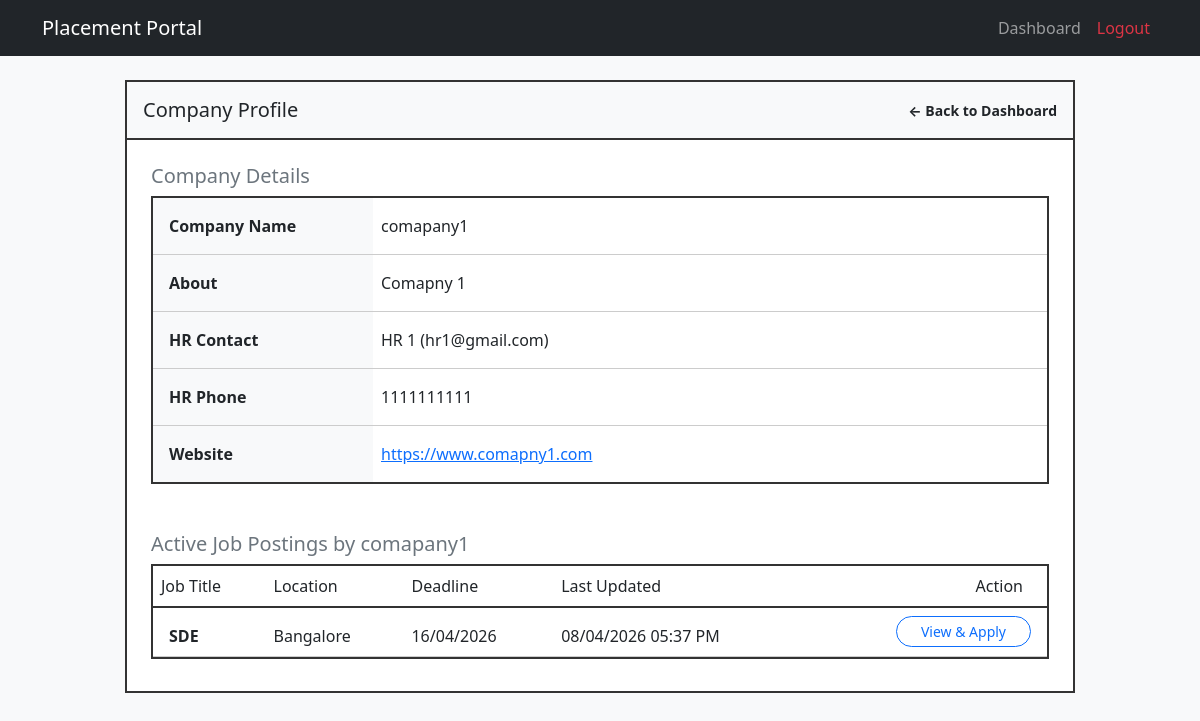
Before: /student/company/1 (signed in) with the older database file.
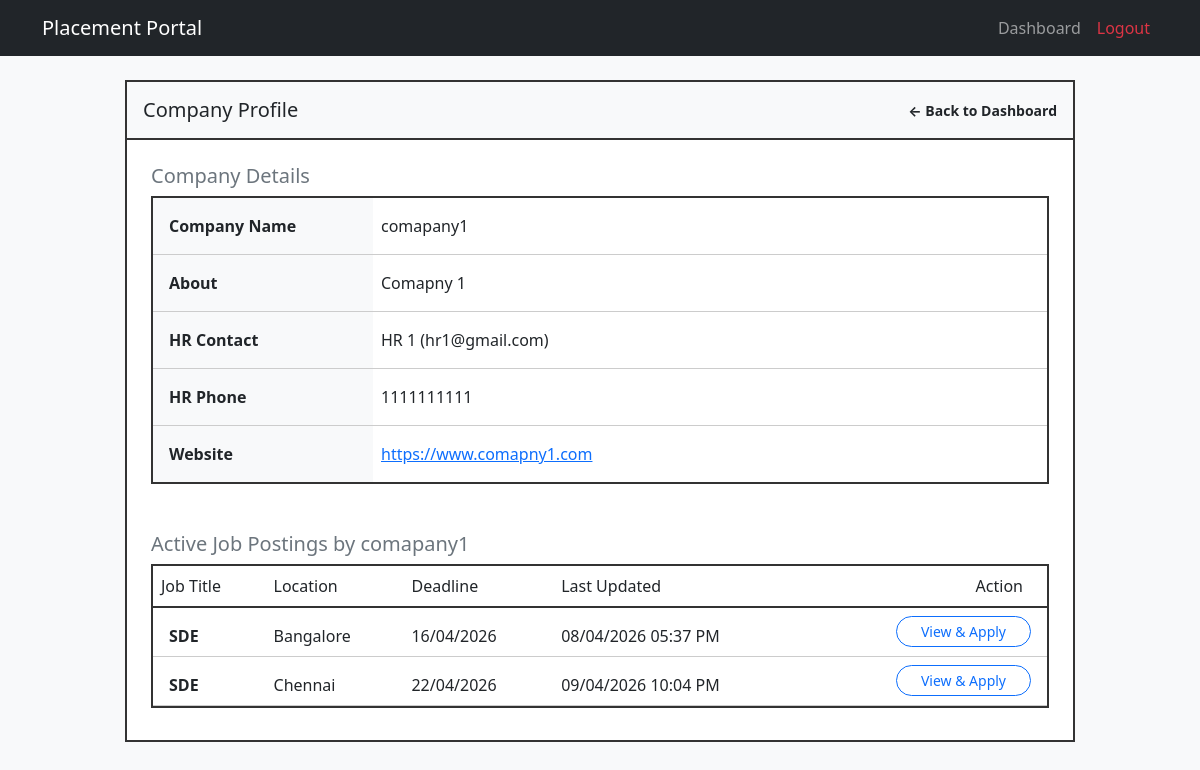
After: the same page with the newer database file.
### models.py (models this page shows, shortened)
class PlacementDrive(db.Model):
    __tablename__ = 'placement_drive'
    id = db.Column(db.Integer, primary_key=True, autoincrement=True)
    name = db.Column(db.String(255), nullable=False)
    comp_id = db.Column(db.Integer, db.ForeignKey('company.company_id'), nullable=False)
    job_title = db.Column(db.String(255), nullable=False)
    job_desc = db.Column(db.String(255), nullable=False)
    min_cgpa = db.Column(db.Numeric(4, 2))
    eligible_grad_yr = db.Column(db.Integer)
    salary = db.Column(db.Integer)
    location = db.Column(db.String(255))
    deadline = db.Column(db.DateTime, nullable=False)
    status = db.Column(db.String(50), nullable=False, default='Pending') #Pending/Approved/Rejected/Closed
    remarks = db.Column(db.String(255))
    created_at = db.Column(db.DateTime, nullable=False, default=datetime.now)
    updated_at = db.Column(db.DateTime, default=datetime.now, onupdate=datetime.now)
    applications = db.relationship('Application', backref='drive')
    eligible_departments = db.relationship('EligibleDepartments', backref='placement_drive', cascade='all, delete-orphan')

### app.py (the view)
@app.route('/student/company/<int:company_id>') #View a specific company
@login_required
def student_company(company_id):
    if not current_user.is_authenticated or not current_user.get_id().startswith('student_'):
        return "Unauthorized Access : Not a Student ", 403
    if not company_id:
        flash('Company not found', 'danger')
        return redirect(url_for('student_dashboard'))
    company = Company.query.filter_by(company_id=company_id).first()
    if not company:
        flash('Requested Company does not exist', 'warning')
        return redirect(url_for('student_dashboard'))
    active_drives = PlacementDrive.query.join(
        EligibleDepartments,
        EligibleDepartments.drive_id == PlacementDrive.id
    ).filter(
        PlacementDrive.comp_id == company_id,
        PlacementDrive.status.in_(['approved', 'Approved', 'Active']),
        EligibleDepartments.dept_id == current_user.dept_id
    ).order_by(PlacementDrive.deadline.asc()).all()
    return render_template('student_company.html', company=company, active_drives=active_drives)

### app.py (called while the page is built)
@login_manager.user_loader #Run this fn everytime the user clicks a new page
def load_user(user_id):
    try:
        role, uid = user_id.split('_', 1)
        if role == 'admin':
            return db.session.get(Admin, int(uid))
        elif role == 'student':
            return db.session.get(Student, uid)
        elif role == 'company':
            return db.session.get(Company, int(uid))
    except Exception as e:
        return None
    return None

### models.py (called while the page is built)
    def get_id(self):
        return f"student_{self.roll_no}"

### templates/student_company.html (shortened to what the changed rows need)
{% extends "base.html" %}
{% block content %}
<div class="row justify-content-center mt-4 mb-5">
    <div class="col-lg-10 p-0 bg-white" style="border: 2px solid #333;">
        <div class="p-4">
            <div class="mb-5">
                <div style="border: 2px solid #333;">
                    <table class="table table-borderless mb-0">
                        <tbody>
                            <tr style="border-bottom: 1px solid #ccc;">
                                <th class="ps-3 pt-3 pb-3 bg-light" style="width: 220px;">Company Name</th>
                            </tr>
                            <tr style="border-bottom: 1px solid #ccc;">
                                <th class="ps-3 pt-3 pb-3 bg-light">About</th>
                            </tr>
                            <tr style="border-bottom: 1px solid #ccc;">
                                <th class="ps-3 pt-3 pb-3 bg-light">HR Contact</th>
                            </tr>
                            <tr style="border-bottom: 1px solid #ccc;">
                                <th class="ps-3 pt-3 pb-3 bg-light">HR Phone</th>
                            </tr>
                            <tr>
                                <th class="ps-3 pt-3 pb-3 bg-light">Website</th>
                            </tr>
                        </tbody>
                    </table>
                </div>
            </div>
            <div class="mb-2">
                <div style="border: 2px solid #333;">
                    <table class="table table-borderless mb-0">
                        <thead class="bg-light" style="border-bottom: 2px solid #333;">
                            <tr>
                                <th class="fw-normal pb-2 pt-2">Job Title</th>
                                <th class="fw-normal pb-2 pt-2">Location</th>
                                <th class="fw-normal pb-2 pt-2">Deadline</th>
                                <th class="fw-normal pb-2 pt-2">Last Updated</th>
                                <th class="fw-normal pb-2 pt-2 text-end pe-4">Action</th>
                            </tr>
                        </thead>
                        <tbody>
                            {% for drive in active_drives %}
                            <tr style="border-bottom: 1px solid #ccc;">
                                <td class="pt-3 ps-3 fw-bold text-dark">{{ drive.job_title }}</td>
                                <td class="pt-3">{{ drive.location or 'Not Specified' }}</td>
                                <td class="pt-3">{{ drive.deadline.strftime('%d/%m/%Y') if drive.deadline else 'N/A' }}</td>
                                <td class="pt-3">{{ drive.updated_at.strftime('%d/%m/%Y %I:%M %p') if drive.updated_at else 'N/A' }}</td>
                                <td class="text-end pt-2 pb-2 pe-3">
                                    <a href="{{ url_for('student_drive_details', drive_id=drive.id) }}" class="btn btn-sm btn-outline-primary rounded-pill px-4">View & Apply</a>
                                </td>
                            </tr>
                            {% else %}
                            <tr>
                                <td colspan="5" class="text-center text-muted pt-4 pb-4">
                                    This company currently has no active job postings.
                                </td>
                            </tr>
                            {% endfor %}
                        </tbody>
                    </table>
                </div>
            </div>
        </div>
    </div>
</div>
{% endblock %}

Changed rows visible on the page:
now on this page (row edited): PlacementDrive: job_title "SDE", location "Chennai", deadline "22/04/2026", updated_at "09/04/2026 10:04 PM"
